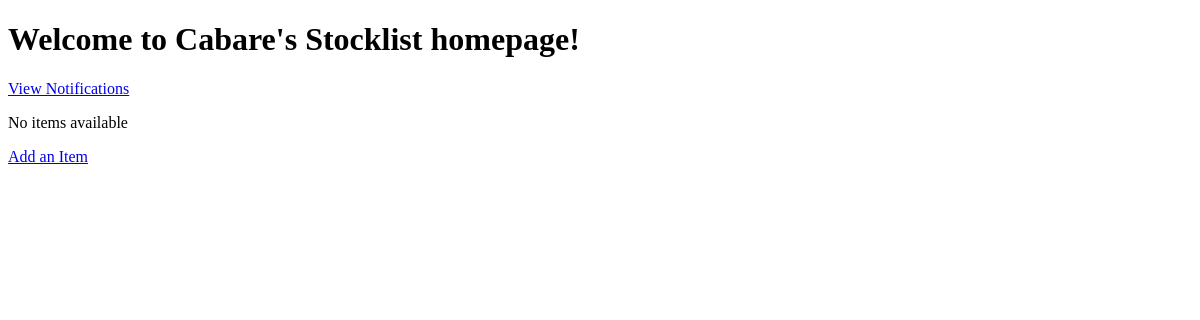
Before: / with the older database file.
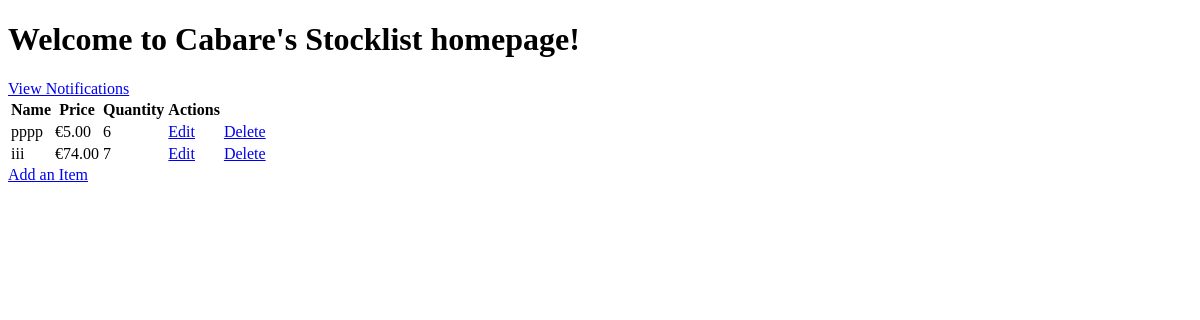
After: the same page with the newer database file.
### stocklist/models.py (models this page shows, shortened)
class Item(models.Model):
    name = models.CharField(max_length=200, null=False, blank=False, unique=True)
    description = models.TextField(null=True, blank=True)
    price = models.DecimalField(max_digits=10, decimal_places=2, null=False, blank=False, validators=[MinValueValidator(0.01)])
    quantity = models.PositiveIntegerField(default=0)
    reorder_level = models.PositiveIntegerField(default=0)  # Add reorder_level field to Item model
    status = models.BooleanField(default=True)  # Add status field (True for active, False for inactive)
    reorder_threshold = models.PositiveIntegerField(default=5, validators=[MinValueValidator(1)])

### stocklist/views.py (the view)
# urls.py: 2. Add a URL to urlpatterns:  path('', views.home, name='home')
def home(request):
    items = Item.objects.all()
    welcome_message = "Welcome to Cabare's Stocklist homepage!"
    context = {
        'welcome_message': welcome_message,
        'items': items,
    }
    return render(request, 'home.html', context)

### stocklist/templates/home.html (shortened to what this page needs)
<!DOCTYPE html>
<html>
<head>
</head>
<body>
    <h1>{{ welcome_message }}</h1>
    <a href="{% url 'notifications' %}">View Notifications</a>
    {% if items %}
      <table>
        <thead>
          <tr>
            <th>Name</th>
            <th>Price</th>
            <th>Quantity</th>
            <th>Actions</th>
          </tr>
        </thead>
        <tbody>
          {% for item in items %}
            <tr>
              <td>{{ item.name }}</td>
              <td>&euro;{{ item.price }}</td>
              <td>{{ item.quantity }}</td>
              <td><a href="{% url 'edit_item' item.id %}">Edit</a></td>
              <td><a href="{% url 'delete_item' item.id %}">Delete</a></td>
            </tr>
          {% endfor %}
        </tbody>
      </table>
    {% else %}
      <p>No items available</p>
    {% endif %}
    <a href="{% url 'add_item' %}">Add an Item</a>
</body>
</html>

Changed rows visible on the page:
added Item: name "pppp", price "5.00", quantity "6"
added Item: name "iii", price "74.00", quantity "7"
Other visible differences:
text no longer shown: "No items available"
text now shown: "Name Price Quantity Actions"
